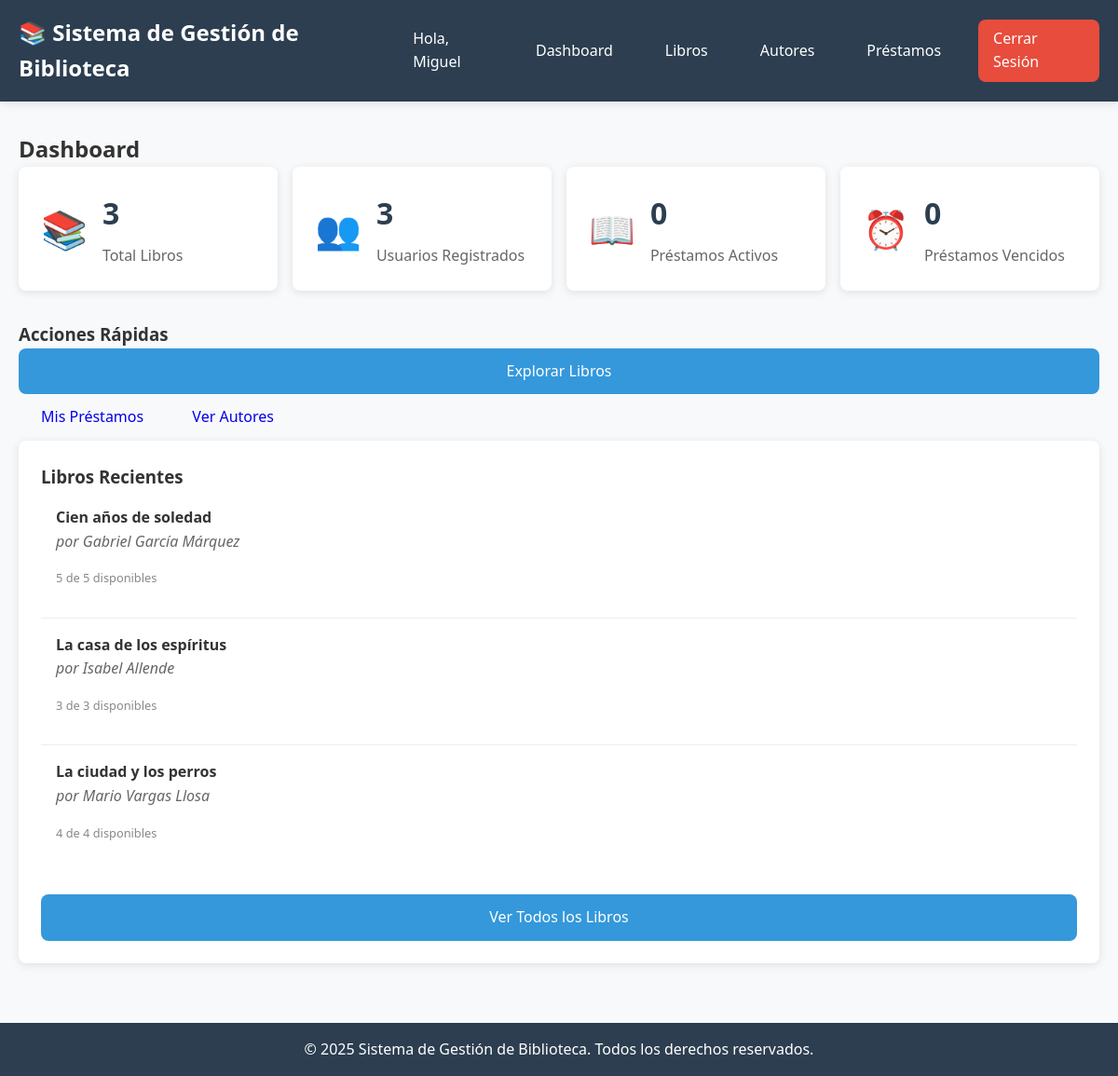
Page /index.php?action=dashboard (signed in) on the committed database.
### tables this page shows
CREATE TABLE `books` (
  `id` int(11) NOT NULL,
  `title` varchar(255) NOT NULL,
  `isbn` varchar(20) NOT NULL,
  `author_id` int(11) NOT NULL,
  `publication_year` int(11) DEFAULT NULL,
  `genre` varchar(50) DEFAULT NULL,
  `publisher` varchar(100) DEFAULT NULL,
  `total_copies` int(11) DEFAULT 1,
  `available_copies` int(11) DEFAULT 1,
  `description` text DEFAULT NULL,
  `created_at` timestamp NOT NULL DEFAULT current_timestamp(),
  `updated_at` timestamp NOT NULL DEFAULT current_timestamp() ON UPDATE current_timestamp()
);

CREATE TABLE `authors` (
  `id` int(11) NOT NULL,
  `name` varchar(100) NOT NULL,
  `nationality` varchar(50) DEFAULT NULL,
  `birth_date` date DEFAULT NULL,
  `biography` text DEFAULT NULL,
  `created_at` timestamp NOT NULL DEFAULT current_timestamp()
);

### app/controllers/BookController.php (called while the page is built, shortened)
<?php
    class BookController {
    private $bookModel;
    private $dbConnection;
    public function __construct($database) {
        $this->dbConnection = $database;
        $this->bookModel = new BookModel($database);
    }
    public function dashboard() {
        $totalBooks = $this->bookModel->getTotalBooks();
        $recentBooks = $this->bookModel->getAllBooks(1, 5);
        $loanModel = new LoanModel($this->dbConnection);
        $loanStats = $loanModel->getLoanStats();
        $userModel = new UserModel($this->dbConnection);
        $totalUsers = $userModel->getTotalUsers();
        require_once '../app/views/books/dashboard.php';
    }
}
?>

### app/models/BookModel.php (called while the page is built, shortened)
<?php
class BookModel {
    private $dbConnection;
    private $tableName = 'books';
    public function __construct($database) {
        $this->dbConnection = $database;
    }
    public function getAllBooks($page = 1, $perPage = ITEMS_PER_PAGE) {
        $offset = ($page - 1) * $perPage;
        $query = "SELECT b.*, a.name as author_name
                 FROM " . $this->tableName . " b
                 LEFT JOIN authors a ON b.author_id = a.id
                 ORDER BY b.created_at DESC
                 LIMIT :limit OFFSET :offset";
        $statement = $this->dbConnection->prepare($query);
        $statement->bindValue(':limit', (int)$perPage, PDO::PARAM_INT);
        $statement->bindValue(':offset', (int)$offset, PDO::PARAM_INT);
        $statement->execute();
        return $statement->fetchAll(PDO::FETCH_ASSOC);
    }
    public function getTotalBooks() {
        $query = "SELECT COUNT(*) as total FROM " . $this->tableName;
        $statement = $this->dbConnection->prepare($query);
        $statement->execute();
        $result = $statement->fetch(PDO::FETCH_ASSOC);
        return $result['total'];
    }
}
?>

### app/models/UserModel.php (called while the page is built, shortened)
<?php
class UserModel {
    private $dbConnection;
    private $tableName = 'users';
    public function __construct($database) {
        $this->dbConnection = $database;
    }
    public function getTotalUsers() {
        $query = "SELECT COUNT(*) as total FROM " . $this->tableName . " WHERE is_active = TRUE";
        $statement = $this->dbConnection->prepare($query);
        $statement->execute();
        $result = $statement->fetch(PDO::FETCH_ASSOC);
        return $result['total'] ?? 0;
    }
}
?>

### app/models/LoanModel.php (called while the page is built, shortened)
<?php
class LoanModel {
    private $dbConnection;
    private $tableName = 'loans';
    public function __construct($database) {
        $this->dbConnection = $database;
    }
    public function getLoanStats() {
    $stats = [];
    $query = "SELECT COUNT(*) as count FROM " . $this->tableName . " WHERE status = 'active'";
    $statement = $this->dbConnection->prepare($query);
    $statement->execute();
    $stats['active_loans'] = $statement->fetch(PDO::FETCH_ASSOC)['count'] ?? 0;
    $query = "SELECT COUNT(*) as count FROM " . $this->tableName . "
             WHERE status = 'active' AND due_date < CURDATE()";
    $statement = $this->dbConnection->prepare($query);
    $statement->execute();
    $stats['overdue_loans'] = $statement->fetch(PDO::FETCH_ASSOC)['count'] ?? 0;
    $query = "SELECT COUNT(*) as count FROM " . $this->tableName . "
             WHERE status = 'returned' AND MONTH(return_date) = MONTH(CURDATE())
             AND YEAR(return_date) = YEAR(CURDATE())";
    $statement = $this->dbConnection->prepare($query);
    $statement->execute();
    $stats['returned_this_month'] = $statement->fetch(PDO::FETCH_ASSOC)['count'] ?? 0;
    return $stats;
}
}
?>

### app/views/books/dashboard.php (the view)
<?php
$totalBooks = $totalBooks ?? 0;
$recentBooks = $recentBooks ?? [];
$loanStats = $loanStats ?? [
    'active_loans' => 0,
    'overdue_loans' => 0,
    'returned_this_month' => 0
];
$totalUsers = $totalUsers ?? 0;
?>
<?php require_once '../app/views/layout/header.php'; ?>
<div class="dashboard">
    <h2>Dashboard</h2>
    <div class="stats-grid">
        <div class="stat-card">
            <div class="stat-icon">📚</div>
            <div class="stat-info">
                <h3><?php echo $totalBooks; ?></h3>
                <p>Total Libros</p>
            </div>
        </div>
        <div class="stat-card">
            <div class="stat-icon">👥</div>
            <div class="stat-info">
                <h3><?php echo $totalUsers; ?></h3>
                <p>Usuarios Registrados</p>
            </div>
        </div>
        <div class="stat-card">
            <div class="stat-icon">📖</div>
            <div class="stat-info">
                <h3><?php echo $loanStats['active_loans']; ?></h3>
                <p>Préstamos Activos</p>
            </div>
        </div>
        <div class="stat-card">
            <div class="stat-icon">⏰</div>
            <div class="stat-info">
                <h3><?php echo $loanStats['overdue_loans']; ?></h3>
                <p>Préstamos Vencidos</p>
            </div>
        </div>
    </div>
    <div class="quick-actions">
        <h3>Acciones Rápidas</h3>
        <div class="action-buttons">
            <a href="index.php?action=books" class="btn btn-primary">Explorar Libros</a>
            <a href="index.php?action=myLoans" class="btn btn-secondary">Mis Préstamos</a>
            <a href="index.php?action=authors" class="btn btn-secondary">Ver Autores</a>
        </div>
    </div>
    <div class="recent-books">
        <h3>Libros Recientes</h3>
        <?php if (empty($recentBooks)): ?>
            <div class="no-data">No hay libros registrados</div>
        <?php else: ?>
            <div class="books-list">
                <?php foreach ($recentBooks as $book): ?>
                    <div class="book-item">
                        <h4><?php echo htmlspecialchars($book['title'] ?? ''); ?></h4>
                        <p class="book-author">por <?php echo htmlspecialchars($book['author_name'] ?? ''); ?></p>
                        <p class="book-copies">
                            <?php echo $book['available_copies'] ?? 0; ?> de <?php echo $book['total_copies'] ?? 0; ?> disponibles
                        </p>
                    </div>
                <?php endforeach; ?>
            </div>
        <?php endif; ?>
        <div class="dashboard-actions">
            <a href="index.php?action=books" class="btn btn-primary">Ver Todos los Libros</a>
        </div>
    </div>
</div>
<?php require_once '../app/views/layout/footer.php'; ?>

### public/assets/css/style.css (style rules this page uses)
:root { --primary-color: #2c3e50; --secondary-color: #3498db; --accent-color: #e74c3c; --success-color: #27ae60; --warning-color: #f39c12; --danger-color: #c0392b; --light-color: #ecf0f1; --dark-color: #2c3e50; --text-color: #333; --border-radius: 8px; --box-shadow: 0 2px 10px rgba(0,0,0,0.1); }
* { margin: 0; padding: 0; box-sizing: border-box; }
body { font-family: 'Segoe UI', Tahoma, Geneva, Verdana, sans-serif; line-height: 1.6; color: var(--text-color); background-color: #f8f9fa; }
.btn { display: inline-block; padding: 0.75rem 1.5rem; border: none; border-radius: var(--border-radius); font-size: 1rem; cursor: pointer; text-decoration: none; text-align: center; transition: all 0.3s; }
.btn-primary { background-color: var(--secondary-color); color: white; width: 100%; }
.dashboard { padding: 2rem 0; }
.stats-grid { display: grid; grid-template-columns: repeat(auto-fit, minmax(250px, 1fr)); gap: 1.5rem; margin-bottom: 2rem; }
.stat-card { background: white; padding: 1.5rem; border-radius: var(--border-radius); box-shadow: var(--box-shadow); display: flex; align-items: center; gap: 1rem; }
.stat-icon { font-size: 2.5rem; }
.stat-info h3 { font-size: 2rem; margin-bottom: 0.5rem; color: var(--primary-color); }
.stat-info p { color: #666; margin: 0; }
.recent-books { background: white; padding: 1.5rem; border-radius: var(--border-radius); box-shadow: var(--box-shadow); }
.books-list .book-item { padding: 1rem; border-bottom: 1px solid #eee; }
.books-list .book-item:last-child { border-bottom: none; }
.book-author { color: #666; font-style: italic; }
.book-copies { font-size: 0.9rem; color: #888; }
.dashboard-actions { margin-top: 1.5rem; display: flex; gap: 1rem; }
.book-copies { margin: 1rem 0; }
.book-copies { font-size: 0.8rem; color: #888; }
.stats-grid { display: grid; grid-template-columns: repeat(auto-fit, minmax(250px, 1fr)); gap: 1rem; margin-bottom: 2rem; }
.stats-grid { display: grid; grid-template-columns: repeat(auto-fit, minmax(250px, 1fr)); gap: 1rem; }

### rows in the picture
books: title "Cien años de soledad", author.name "Gabriel García Márquez", available_copies "5", total_copies "5"
books: title "La casa de los espíritus", author.name "Isabel Allende", available_copies "3", total_copies "3"
books: title "La ciudad y los perros", author.name "Mario Vargas Llosa", available_copies "4", total_copies "4"

### other values in the picture
APP_NAME "Sistema de Gestión de Biblioteca"
$_SESSION['first_name'] "Miguel"
$totalBooks "3"
$totalUsers "3"
$loanStats['active_loans'] "0"
$loanStats['overdue_loans'] "0"
